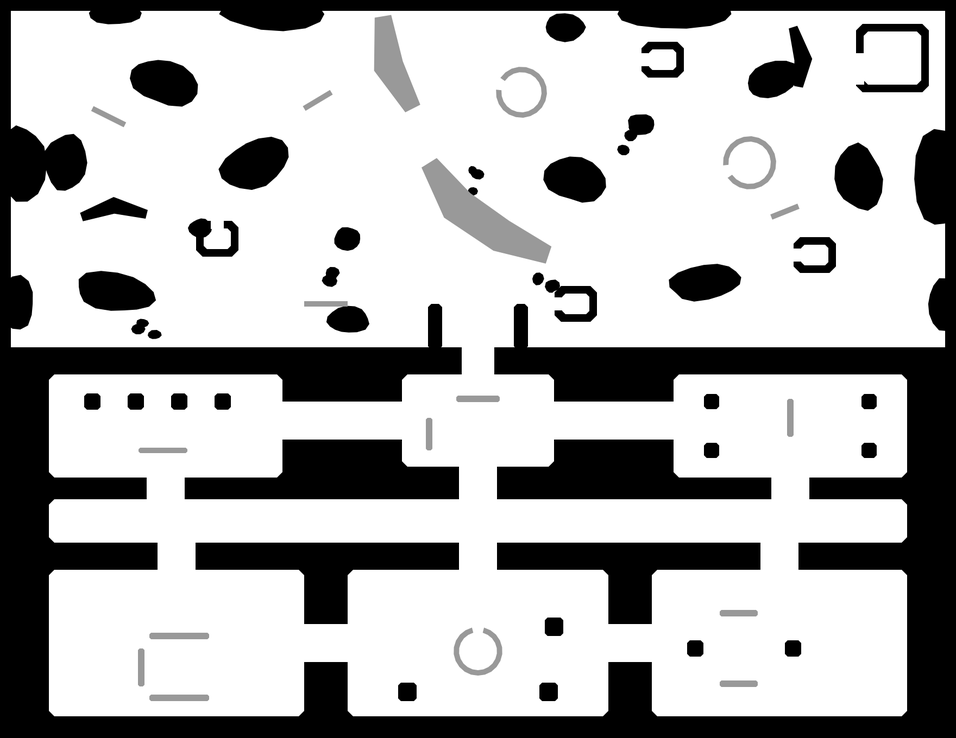
#> input picture levels/08_Bunker/collision.png, 956 x 738 px, shrunk from 1760 x 1360 before the run
$ python check.py
#> lines starting #> are read from the running program, lines starting #| are printed output that depends on the picture; after the words box and inside, x2 and y2 are one past the last pixel; in counts of white or black regions, pixels touching at a corner belong together
"""Check 08 Bunker's placements against its collision map and patrol loops.

    python tools/levels/08_Bunker/check.py

Reads the level files (so it checks hand edits too) and reports:
- anything placed in or too close to a wall or chasm
- crates, turrets or pickups on a walker's patrol lane (it would grind into them)
- things placed on top of each other
- anything the player can't reach from the entrance (with the blast doors open), and
  whether the exit is shut off while the doors are closed
- density per 100k px of open floor, to compare with the earlier levels
"""
import json
import math
import os
from collections import Counter

import numpy as np
from PIL import Image
from scipy import ndimage as ndi

ROOT = os.path.normpath(os.path.join(os.path.dirname(__file__), '..', '..', '..'))
D = os.path.join(ROOT, 'levels', '08_Bunker')
PLAYER_R = 19
LANE = 34  # keep this far from a patrol lane's centre line


def load(name):
    p = os.path.join(D, name)
    return json.load(open(p, encoding='utf-8')) if os.path.exists(p) else []


def main():
    c = np.array(Image.open(os.path.join(D, 'collision.png')).convert('L'))
    solid = c <= 0x99
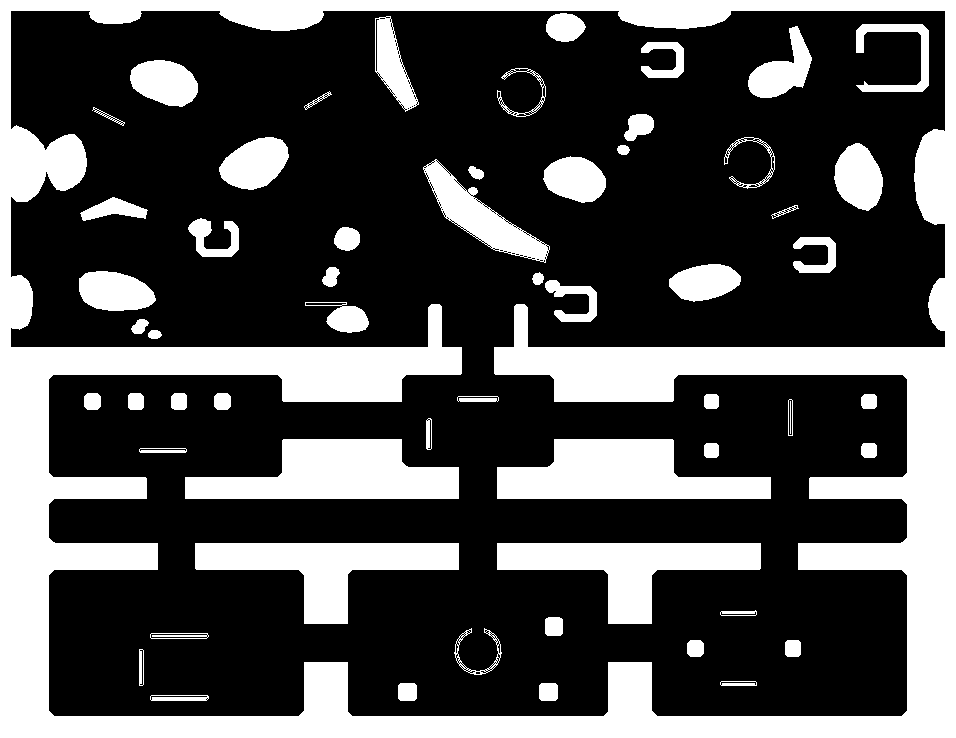
#> solid: shape (738, 956) bool; 30.2% white; 59 white regions, largest, box (x1, y1, x2, y2) and area: (0, 0, 956, 738) 133247, (185, 439, 459, 499) 11183, (497, 439, 771, 499) 11183
    clear = ndi.distance_transform_edt(~solid)
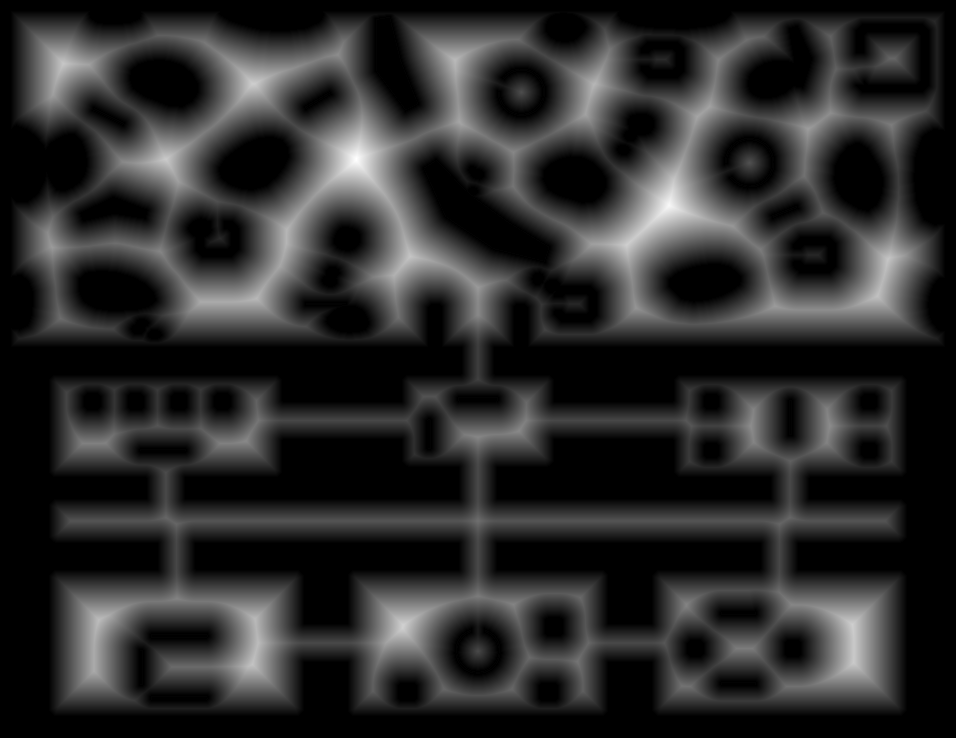
#> clear: shape (738, 956) float64; min 0, max 67.6, mean 11.8; drawn with min black and max white
    feats, enemies, boxes, pick, doors, nodes = (load(f) for f in ('features.json', 'enemies.json', 'boxes.json', 'powerups.json', 'doors.json', 'pathNodes.json'))
    problems = []
    # patrol lanes: each node to its first connection
    by = {n['name']: n for n in nodes}
    lanes = [((n['x'], n['y']), (by[n['props']['connections'][0]['$ref']]['x'], by[n['props']['connections'][0]['$ref']]['y'])) for n in nodes]

    def lane_d(x, y):
        best = 1e9
        for (ax, ay), (bx, by_) in lanes:
            dx, dy = bx - ax, by_ - ay
            t = max(0, min(1, ((x - ax) * dx + (y - ay) * dy) / (dx * dx + dy * dy or 1)))
            best = min(best, math.hypot(x - ax - t * dx, y - ay - t * dy))
        return best

    things = []
    for kind, items, need in (('enemy', enemies, 9), ('box', boxes, 8), ('pickup', [p for p in pick if p['props'].get('type') != 'trigger'], 6)):
        for o in items:
            x, y = o['x'], o['y']
            name = f"{kind} {o['symbol'].split('/')[-1]} at ({x}, {y})"
            if not (0 <= x < c.shape[1] and 0 <= y < c.shape[0]): problems.append(name + ': off the map'); continue
            if clear[int(y), int(x)] < need: problems.append(name + f': {clear[int(y), int(x)]:.0f} px from a wall (needs {need})')
            if 'enemy walker' not in o['symbol'] and lane_d(x, y) < LANE: problems.append(name + f': on a patrol lane ({lane_d(x, y):.0f} px from its centre)')
            things.append((x, y, name, need))
#> after the loop, problems = []; things = []
    for i, (x, y, n, r) in enumerate(things):
        for x2, y2, n2, r2 in things[i + 1:]:
            if math.hypot(x - x2, y - y2) < 14: problems.append(f'{n} overlaps {n2}')
#> this loop made 0 passes
    # reachability
    walk = clear >= PLAYER_R
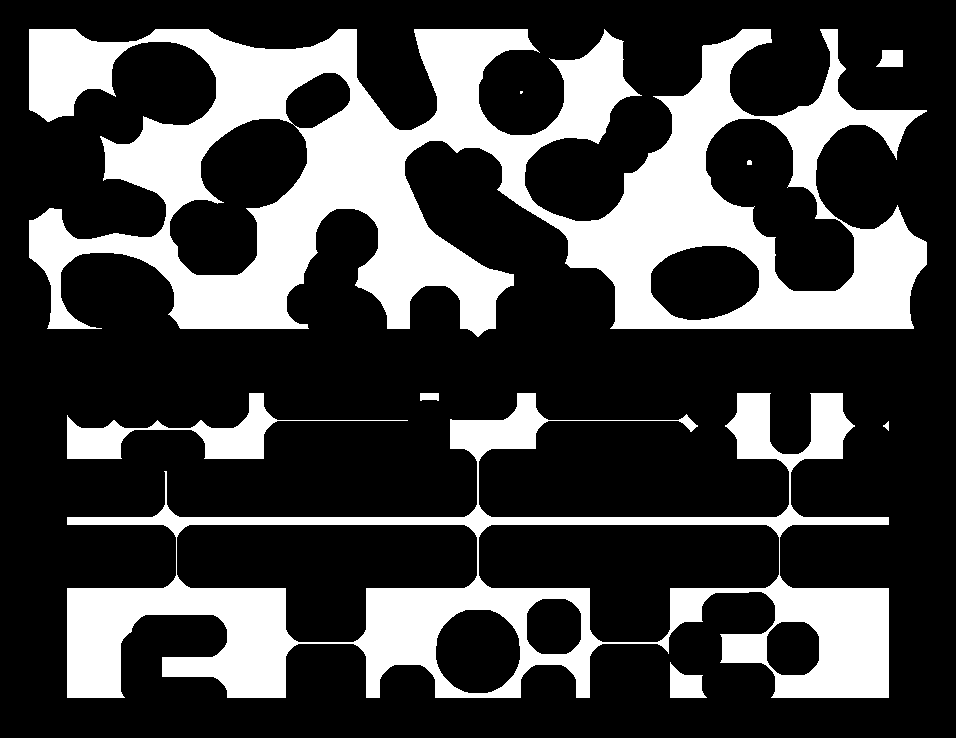
#> walk: shape (738, 956) bool; 26.6% white; 9 white regions (1 under 20 px), largest, box (x1, y1, x2, y2) and area: (29, 29, 927, 337) 119993, (67, 393, 889, 698) 61451, (67, 393, 408, 459) 5038
    lab, _ = ndi.label(walk)
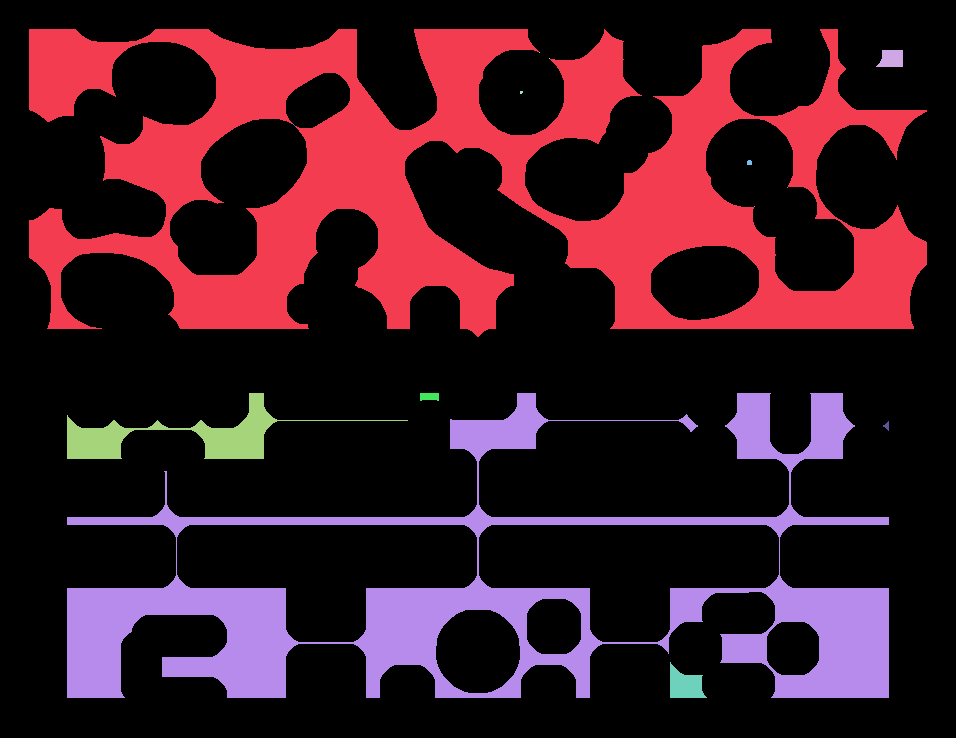
#> lab: shape (738, 956) int32; 16 distinct labels, from 0 to 15; one colour per label, 0 black
#> (the run stopped early here; a loop or call above may not have finished)
